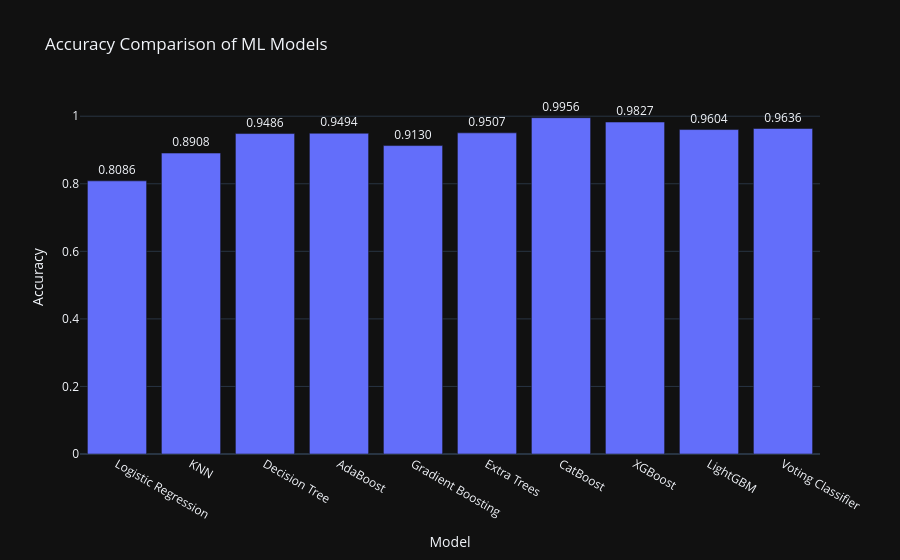

Notebook source saved alongside this figure:
### Code cell
import pandas as pd
import plotly.express as px

accuracy_df = pd.DataFrame({
    'Model': [
        'Logistic Regression',
        'KNN',
        'Decision Tree',
        'AdaBoost',
        'Gradient Boosting',
        'Extra Trees',
        'CatBoost',
        'XGBoost',
        'LightGBM',
        'Voting Classifier'
    ],
    'Accuracy': [
        acc_lr,
        acc_knn,
        acc_dtc,
        acc_ada,
        acc_gb,
        acc_etc,
        acc_cat,
        acc_xgb,
        acc_lgbm,
        acc_vtc
    ]
})

fig = px.bar(
    accuracy_df,
    x='Model',
    y='Accuracy',
    title='Accuracy Comparison of ML Models',
    template='plotly_dark',
    text='Accuracy'
)

fig.update_traces(texttemplate='%{text:.4f}', textposition='outside')

fig.show()

### Figure 1 — Plotly figure (JSON) as saved in the notebook; plotly's stock layout.template omitted (floating-point values rounded to 4 significant figures)
{"data": [{"hovertemplate": "Model=%{x}<br>Accuracy=%{text}<extra></extra>", "legendgroup": "", "marker": {"color": "#636efa", "pattern": {"shape": ""}}, "name": "", "orientation": "v", "showlegend": false, "text": [0.8086, 0.8908, 0.9486, 0.9494, 0.913, 0.9507, 0.9956, 0.9827, 0.9604, 0.9636], "textposition": "outside", "texttemplate": "%{text:.4f}", "type": "bar", "x": ["Logistic Regression", "KNN", "Decision Tree", "AdaBoost", "Gradient Boosting", "Extra Trees", "CatBoost", "XGBoost", "LightGBM", "Voting Classifier"], "xaxis": "x", "y": [0.8086, 0.8908, 0.9486, 0.9494, 0.913, 0.9507, 0.9956, 0.9827, 0.9604, 0.9636], "yaxis": "y"}], "layout": {"barmode": "relative", "legend": {"tracegroupgap": 0}, "title": {"text": "Accuracy Comparison of ML Models"}, "xaxis": {"anchor": "y", "domain": [0, 1], "title": {"text": "Model"}}, "yaxis": {"anchor": "x", "domain": [0, 1], "title": {"text": "Accuracy"}}}}
